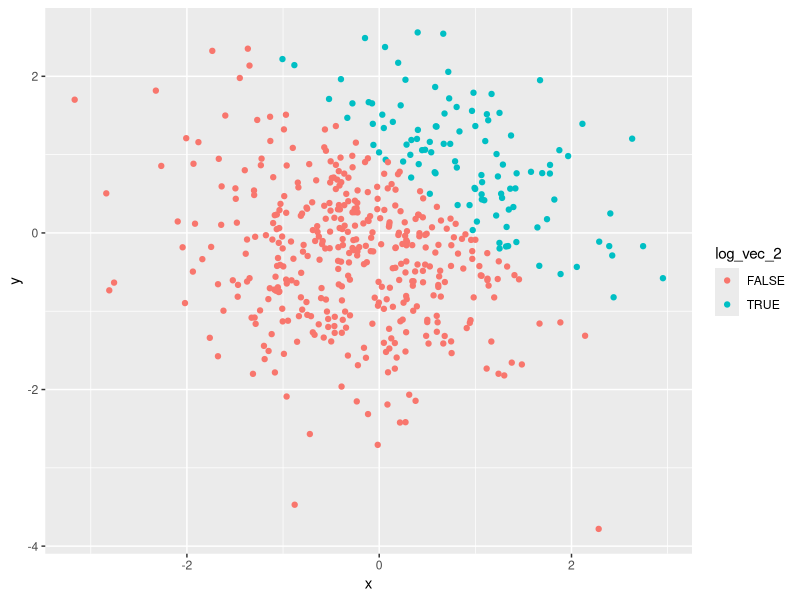
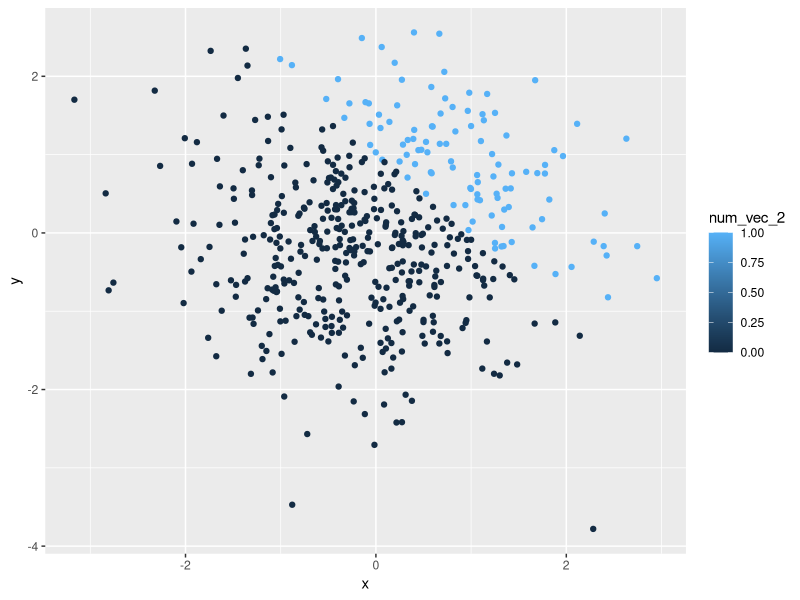
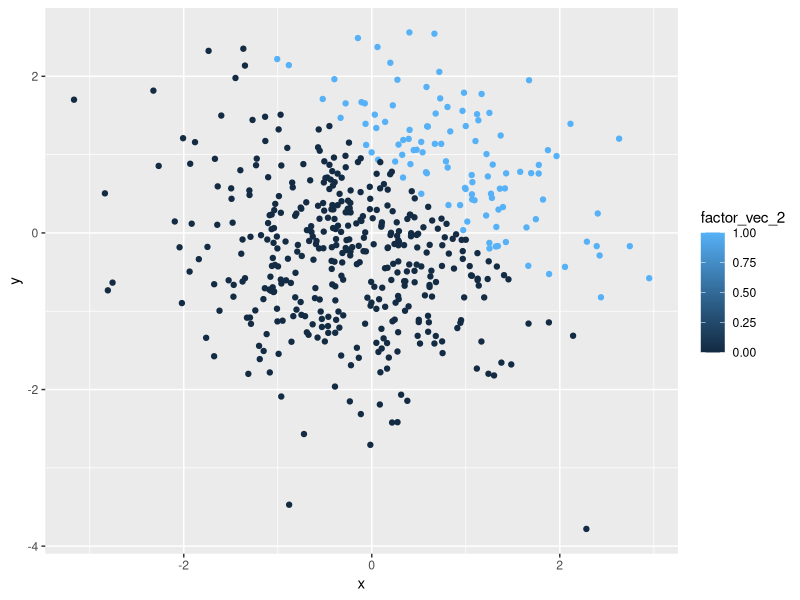
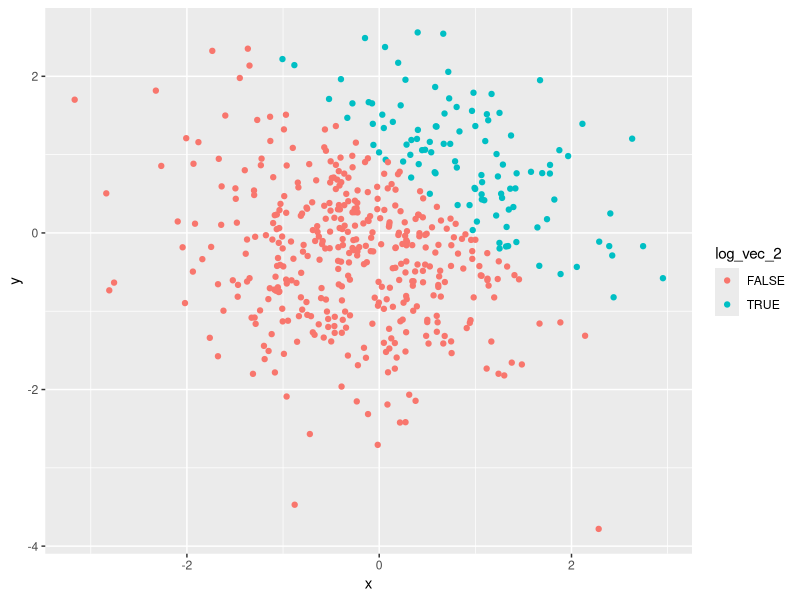

Reproduce these figures in R, in order.
## ---- chunk 1
library(tidyverse)
set.seed(3471)
df_p1 = tibble(
  norm_samp = rnorm(8),
  log_vec = norm_samp > 0,
  char_vec = c("dog","cat", "puppy", "kitten", "eggs", "sandwich", "beer", "pencil"),
  factor_vec = factor(c("pug","lab","chow","chow","lab","chow","pug","lab"))
)
## ---- chunk 2
echo = FALSE
is.character(pull(df_p1, char_vec))
is.factor(pull(df_p1, factor_vec))
levels(pull(df_p1, factor_vec))
## ---- chunk 3
mean(pull(df_p1, norm_samp))
mean(pull(df_p1, log_vec))
mean(pull(df_p1, char_vec))
mean(pull(df_p1, factor_vec))
## ---- chunk 4
echo = FALSE
as.numeric(pull(df_p1,log_vec))
as.numeric(pull(df_p1,char_vec))
as.numeric(pull(df_p1,factor_vec))
## ---- chunk 5
echo = FALSE
as.numeric(pull(df_p1, log_vec))*(pull(df_p1, norm_samp))
as.factor(pull(df_p1, log_vec))*(pull(df_p1, norm_samp))
as.numeric((as.factor(pull(df_p1, log_vec))))*(pull(df_p1, norm_samp))
## ---- chunk 6
library(tidyverse)
set.seed(2345)
df_p2 = tibble(
  x = rnorm(500),
  y = rnorm(500),
  log_vec_2 = x + y > 1,
  num_vec_2 = as.numeric(log_vec_2),
  factor_vec_2 = as.numeric(log_vec_2)
)
## ---- chunk 7
ggplot(df_p2, aes(x=x, y=y, color = log_vec_2)) + geom_point()
ggsave("scatter_plot.pdf", height = 4, width = 6)
ggplot(df_p2, aes(x=x, y=y, color = num_vec_2)) + geom_point()
ggplot(df_p2, aes(x=x, y=y, color = factor_vec_2)) + geom_point()

